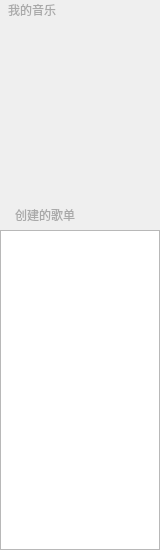
                <widget class="QWidget" name="widget_SelectPlayList" native="true">
                 <property name="minimumSize">
                  <size>
                   <width>160</width>
                   <height>550</height>
                  </size>
                 </property>
                 <property name="maximumSize">
                  <size>
                   <width>150</width>
                   <height>16777215</height>
                  </size>
                 </property>
                 <property name="styleSheet">
                  <string notr="true"/>
                 </property>
                 <layout class="QGridLayout" name="gridLayout_4">
                  <property name="leftMargin">
                   <number>0</number>
                  </property>
                  <property name="topMargin">
                   <number>0</number>
                  </property>
                  <property name="rightMargin">
                   <number>0</number>
                  </property>
                  <property name="bottomMargin">
                   <number>0</number>
                  </property>
                  <property name="spacing">
                   <number>0</number>
                  </property>
                  <item row="1" column="0">
                   <widget class="QWidget" name="widget_CreateMusic" native="true">
                    <property name="minimumSize">
                     <size>
                      <width>0</width>
                      <height>30</height>
                     </size>
                    </property>
                    <property name="maximumSize">
                     <size>
                      <width>16777215</width>
                      <height>30</height>
                     </size>
                    </property>
                    <widget class="QLabel" name="label_CreateMusic">
                     <property name="geometry">
                      <rect>
                       <x>0</x>
                       <y>5</y>
                       <width>111</width>
                       <height>20</height>
                      </rect>
                     </property>
                     <property name="minimumSize">
                      <size>
                       <width>100</width>
                       <height>20</height>
                      </size>
                     </property>
                     <property name="styleSheet">
                      <string notr="true">color:#A9A9A9;
font: 10pt &quot;微软雅黑&quot;;
padding-left:12px;</string>
                     </property>
                     <property name="text">
                      <string>创建的歌单</string>
                     </property>
                    </widget>
                   </widget>
                  </item>
                  <item row="0" column="0">
                   <widget class="QWidget" name="widget_MyMusic" native="true">
                    <property name="minimumSize">
                     <size>
                      <width>160</width>
                      <height>200</height>
                     </size>
                    </property>
                    <property name="maximumSize">
                     <size>
                      <width>160</width>
                      <height>200</height>
                     </size>
                    </property>
                    <property name="styleSheet">
                     <string notr="true"/>
                    </property>
                    <widget class="QLabel" name="label_MyMusic">
                     <property name="geometry">
                      <rect>
                       <x>0</x>
                       <y>0</y>
                       <width>160</width>
                       <height>20</height>
                      </rect>
                     </property>
                     <property name="minimumSize">
                      <size>
                       <width>160</width>
                       <height>20</height>
                      </size>
                     </property>
                     <property name="styleSheet">
                      <string notr="true">color:#A9A9A9;
font: 10pt &quot;微软雅黑&quot;;
padding-left:5px;</string>
                     </property>
                     <property name="text">
                      <string>我的音乐</string>
                     </property>
                    </widget>
                   </widget>
                  </item>
                  <item row="2" column="0">
                   <widget class="QListWidget" name="listWidget_CreateMusic">
                    <property name="sizePolicy">
                     <sizepolicy hsizetype="Preferred" vsizetype="Preferred">
                      <horstretch>0</horstretch>
                      <verstretch>0</verstretch>
                     </sizepolicy>
                    </property>
                    <property name="minimumSize">
                     <size>
                      <width>160</width>
                      <height>320</height>
                     </size>
                    </property>
                    <property name="maximumSize">
                     <size>
                      <width>160</width>
                      <height>16777215</height>
                     </size>
                    </property>
                    <property name="focusPolicy">
                     <enum>Qt::FocusPolicy::NoFocus</enum>
                    </property>
                    <property name="styleSheet">
                     <string notr="true">QListWidget::item:hover
{
	background-color:transparent;
}
QListWidget::item:selected
{
	background-color: transparent;
}</string>
                    </property>
                   </widget>
                  </item>
                 </layout>
                </widget>
